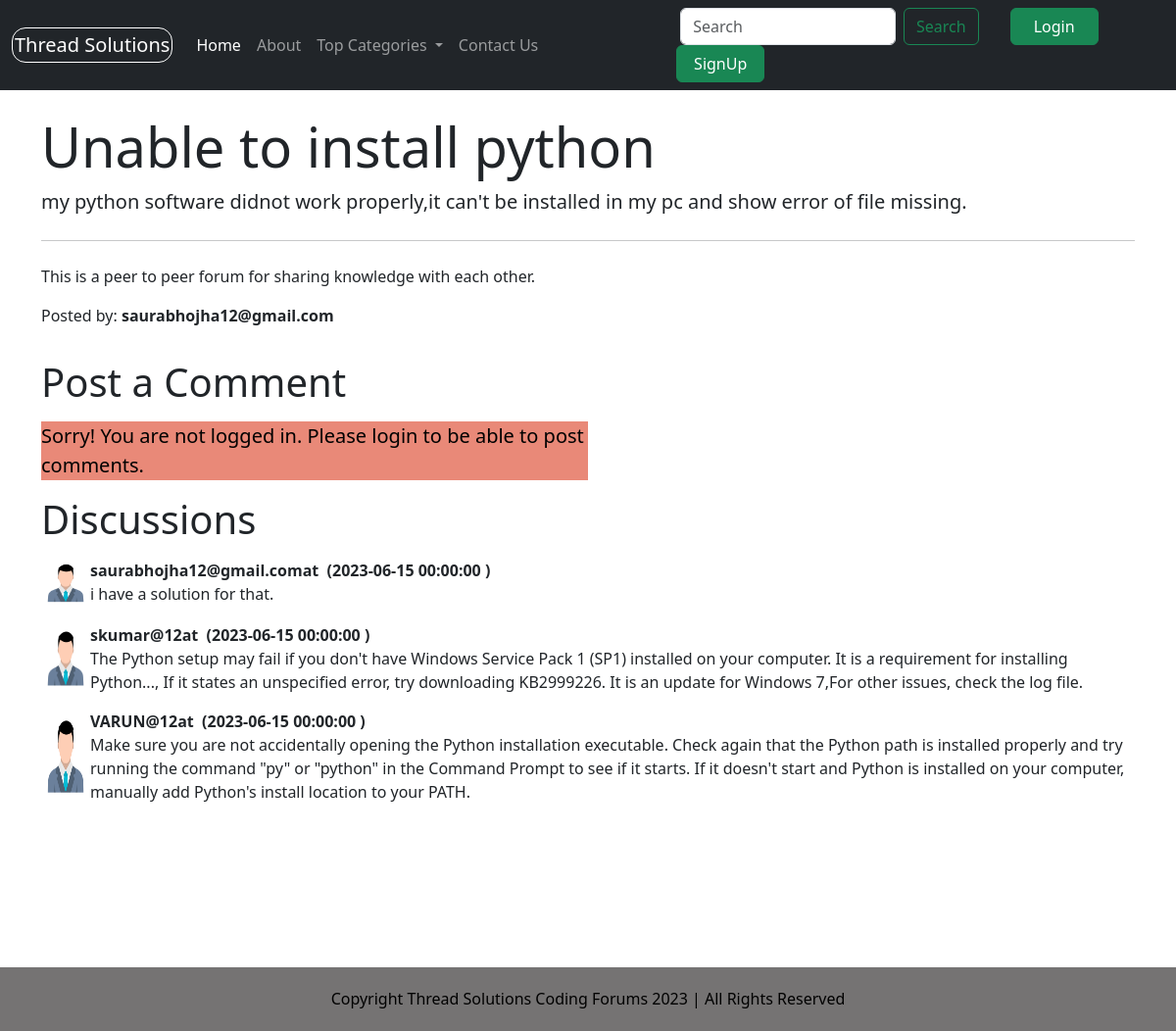
The app's page /thread.php?threadid=1 with its own data.
### tables this page shows
CREATE TABLE `threads` (
  `thread_id` int(2) NOT NULL,
  `thread_title` varchar(255) NOT NULL,
  `thread_desc` text NOT NULL,
  `thread_cat_id` int(7) NOT NULL,
  `thread_user_id` int(7) NOT NULL,
  `timestamp` datetime NOT NULL DEFAULT current_timestamp()
);

CREATE TABLE `users` (
  `sno` int(8) NOT NULL,
  `user_email` varchar(30) NOT NULL,
  `user_pass` varchar(32) NOT NULL,
  `timestamp` datetime NOT NULL DEFAULT current_timestamp()
);

CREATE TABLE `comments` (
  `comment_id` int(8) NOT NULL,
  `comment_content` text NOT NULL,
  `thread_id` int(8) NOT NULL,
  `comment_by` int(8) NOT NULL,
  `comment_time` datetime NOT NULL DEFAULT current_timestamp()
);

### thread.php (the view, shortened to what this page needs)
<!doctype html>
<html lang="en">
<head>
</head>
<body>
    <?php include 'partials/_header.php'; ?>
    <?php
    $id = $_GET['threadid'];
    $sql = "SELECT * FROM `threads` WHERE thread_id=$id ";
    $result = mysqli_query($conn, $sql);
    while ($row = mysqli_fetch_assoc($result)) {
        $title = $row['thread_title'];
        $desc = $row['thread_desc'];
        $thread_user_id = $row['thread_user_id'];
        $sql2 = "SELECT user_email FROM `users` WHERE sno='$thread_user_id'";
        $result2 = mysqli_query($conn, $sql2);
        $row2 = mysqli_fetch_assoc($result2);
        $posted_by = $row2['user_email'];
    }
    ?>
    <div class="container my-4">
        <div class="jumbotron">
            <h1 class="display-4">
                <?php echo $title; ?>
            </h1>
            <p class="lead">
                <?php echo $desc; ?>
            </p>
            <hr class="my-4">
            <p> This is a peer to peer forum for sharing knowledge with each other.</p>
            <p class="text-left">Posted by:<b>
                    <?php echo $posted_by; ?>
                </b></p>
        </div>
    </div>
    <?php
    if (isset($_SESSION['loggedin']) && $_SESSION['loggedin'] == true) {
        echo '<div class="container">
        <h1 class="py-2">Post a Comment</h1>
        <form action= "' . $_SERVER['REQUEST_URI'] . '" method="post">
            <div class="form-group">
                <label for="exampleFormControlTextarea1">Type your comment</label>
                <textarea class="form-control" id="comment" name="comment" rows="3"></textarea>
                <input type="hidden" name="sno" value="' . $_SESSION["sno"] . '">
            </div>
            <button type="submit" class="btn btn-success">Post Comment</button>
        </form>
    </div>';
    } else {
        echo '
        <div class="container">
        <h1 class="py-2">Post a Comment</h1>
           <p class="lead" style="color:black; background-color: rgb(233, 137, 120); width:50%;">Sorry! You are not logged in. Please login to be able to post comments.</p>
        </div>
        ';
    }
    ?>
    <div class="container mb-5" id="ques">
        <h1>Discussions</h1>
        <?php
        $id = $_GET['threadid'];
        $sql = "SELECT * FROM `comments` WHERE thread_id=$id";
        $result = mysqli_query($conn, $sql);
        while ($row = mysqli_fetch_assoc($result)) {
            $content = $row['comment_content'];
            $comment_time = $row['comment_time'];
            $thread_user_id = $row['comment_by'];
            $sql2 = "SELECT user_email FROM `users` WHERE sno='$thread_user_id' ";
            $result2 = mysqli_query($conn, $sql2);
            $row2 = mysqli_fetch_assoc($result2);
            echo '<div class="media my-3" style="display:flex;">
                  <img src="vector-users-icon.webp" width=50px class="mr-3 " alt="loading error">
                    <div class="media-body">
                    <p class="font-weight-bold my-0"><b>' . $row2['user_email'] . 'at &nbsp;(' . $comment_time . ' )</b></p>
                    ' . $content . '
                   </div>
              </div>';
        }
        ?>
    </div>
    <?php include 'partials/_footer.php'; ?>
</body>
</html>

### partials/_header.php (shortened to what this page needs)
<?php
 echo '<nav class="navbar navbar-expand-lg navbar-dark bg-dark">
    <div class="container-fluid">
        <a class="navbar-brand" href="index.php" style="border:1px solid white;padding:2px; border-radius:14px">Thread Solutions</a>
        <button class="navbar-toggler" type="button" data-bs-toggle="collapse" data-bs-target="#navbarSupportedContent"
            aria-controls="navbarSupportedContent" aria-expanded="false" aria-label="Toggle navigation">
            <span class="navbar-toggler-icon"></span>
        </button>
        <div class="collapse navbar-collapse" id="navbarSupportedContent">
            <ul class="navbar-nav me-auto mb-2 mb-lg-0">
                <li class="nav-item">
                    <a class="nav-link active" aria-current="page" href="index.php">Home</a>
                </li>
                <li class="nav-item">
                    <a class="nav-link" href="about.php">About </a>
                </li>
                <li class="nav-item dropdown">
                    <a class="nav-link dropdown-toggle" href="#" role="button" data-bs-toggle="dropdown"
                        aria-expanded="false">
                        Top Categories
                    </a>
                    <div class="dropdown-menu" aria-labelledby="navbardropdown">';
                 echo '</div>
                </li>
                <li class="nav-item">
                    <a class="nav-link" href="contact.php">Contact Us</a>
                </li>
            </ul>
            <div class="row mx-2" style="width: 50%;" > ';
if(isset($_SESSION['loggedin']) && $_SESSION['loggedin']==true){
    echo '
            <form class="" role="search" style="width:100%; padding-left:34px;" method="get"  action="search.php">
            <a href="partials/_logout.php" class="btn btn-success ml-2" style="float:right;" data-bs-target="#loginmodal">Logout</a>
            <p style="padding-right:10px; margin-top:10px; float:right;" class="text-light" my-0 mx-2"> welcome '. $_SESSION['useremail'].' </p>
            <button class="btn btn-outline-success" style="margin-right:20px; float:right;" name="submit" type="submit">Search</button>
            <input class="form-control me-2" name="search" type="search" placeholder="Search" aria-label="Search" style="width:200px; float:right;"/>
            </form>';
}
else{
         echo'  <form class="d-flex" role="search" style="width:70%;">
            <input class="form-control me-2" type="search" placeholder="Search" aria-label="Search">
            <button class="btn btn-outline-success" style="margin-right:20px" type="submit">Search</button>
            </form>
           <a class="btn btn-success ml-2" data-bs-toggle="modal" data-bs-target="#loginmodal" style="width:90px;">Login</a>
            <a class="btn btn-success mx-2" data-bs-toggle="modal" data-bs-target="#signupmodal" style="width:90px;">SignUp</a>';
}
          echo ' </div>
    </div>
    </nav>';
include '_loginmodal.php';
include '_signupmodal.php';
?>
<link href="https://cdn.jsdelivr.net/npm/bootstrap@5.3.0/dist/css/bootstrap.min.css" rel="stylesheet"
>

### partials/_loginmodal.php (shortened to what this page needs)
<html>
<head>
</head>
<body>
</body>
</html>

### partials/_signupmodal.php (shortened to what this page needs)
<html>
<head>
</head>
<body>
</body>
</html>

### partials/_footer.php
<div style="background-color: rgb(117, 115, 115);
    text-align: center;
    padding:5px;
    ">
    <p style="padding-top:15px; color:black;">
        Copyright Thread Solutions Coding Forums 2023 | All Rights Reserved
    </p>
</div>

### thread.php (style rules this page uses)
#ques { min-height: 433px; }

### records on screen
threads: thread_title "Unable to install python", thread_desc "my python software didnot work properly,it can't be installed in my pc and show error of file missing."
users: user_email "saurabhojha12@gmail.com"
comments: users.user_email "saurabhojha12@gmail.com", comment_time "2023-06-15 00:00:00", comment_content "i have a solution for that."
comments: users.user_email "skumar@12", comment_time "2023-06-15 00:00:00", comment_content "The Python setup may fail if you don't have Windows Service Pack 1 (SP1) installed on your computer. It is a requirement for installing Python..., If it states an unspecified error, try downloading KB2999226. It is an update for Windows 7,For other issues, check the log file."
comments: users.user_email "VARUN@12", comment_time "2023-06-15 00:00:00", comment_content "Make sure you are not accidentally opening the Python installation executable. Check again that the Python path is installed properly and try running the command \"py\" or \"python\" in the Command Prompt to see if it starts. If it doesn't start and Python is installed on your computer, manually add Python's install location to your PATH."
